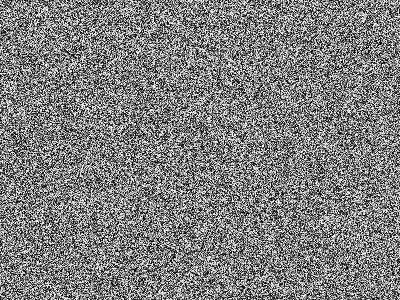
Frame 1 (no input)
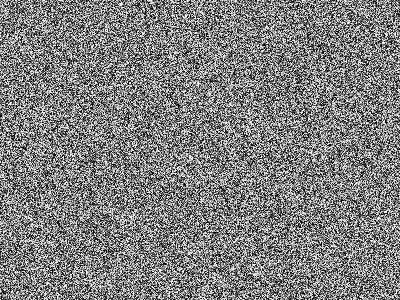
Frame 60 (the mouse pressed at the canvas centre just before this capture)
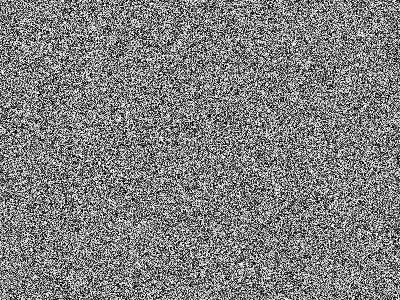
Frame 120 (the mouse held since frame 60 and released just before this capture)

The Processing sketch that drew these frames (run headless with seeded random() and noise(); from frame 60 on, the mouse is pressed at the canvas centre):

// Processing sketch: whiteNoise
// ── whiteNoise.pde
/**
Bryn Mawr College, Department of Computer Science <br>
White noise generation by setting pixels to random grayscale color
*/

int nPixels;

void setup() {
  size(400, 300);
  nPixels = width*height;
}

void draw() {
  float b;
  
  // Load colors into the pixels array
  loadPixels();

  // Fill pixel array with a random
  // grayscale value
  for (int i=0; i<nPixels; i++) {
    b = random(0, 255);
    pixels[i] = color(b);
  }

  // Update the sketch with pixel data
  updatePixels();
}
